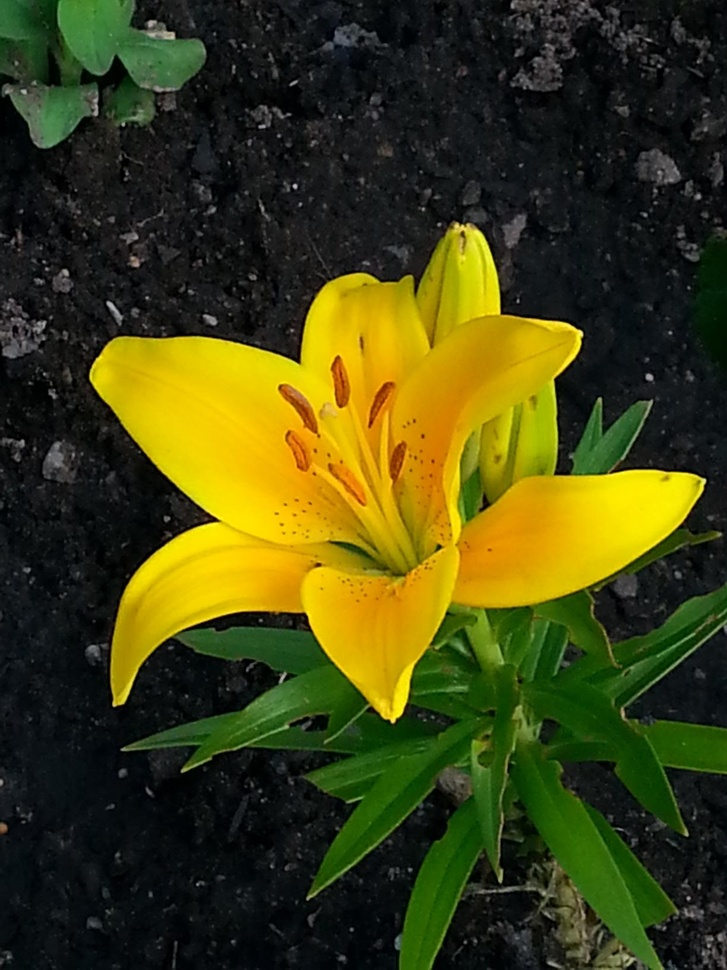
#> input picture week_10_image/yellowlily.jpg, 727 x 970 px, shrunk from 1224 x 1632 before the run, found by its file name
$ python exercise_2.py
#> lines starting #> are read from the running program, lines starting #| are printed output that depends on the picture
import cv2
import numpy as np
import matplotlib.pyplot as plt

image=cv2.imread(r'C:\lap_trinh\laptrinhpython\Tuan10_Anh\yellowlily.jpg')
#> image is the input picture: shape (970, 727, 3); mean B, G, R 18.1, 65.9, 65.5
image_rgb=cv2.cvtColor(image,cv2.COLOR_BGR2RGB)
R,G,B=cv2.split(image_rgb)
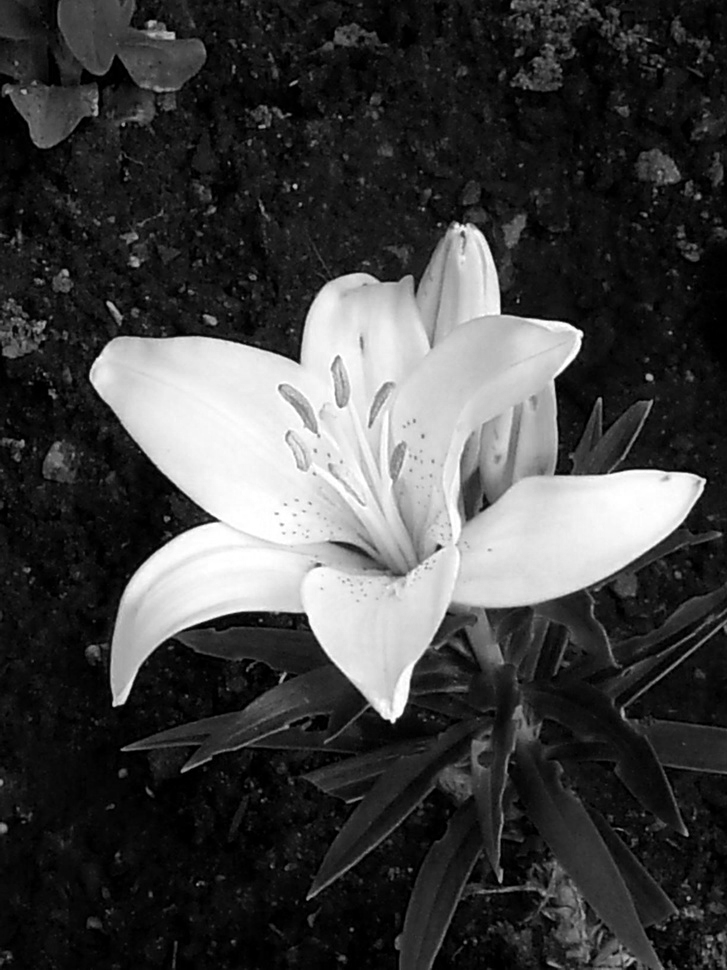
#> R: shape (970, 727); min 0, max 255, mean 65.5
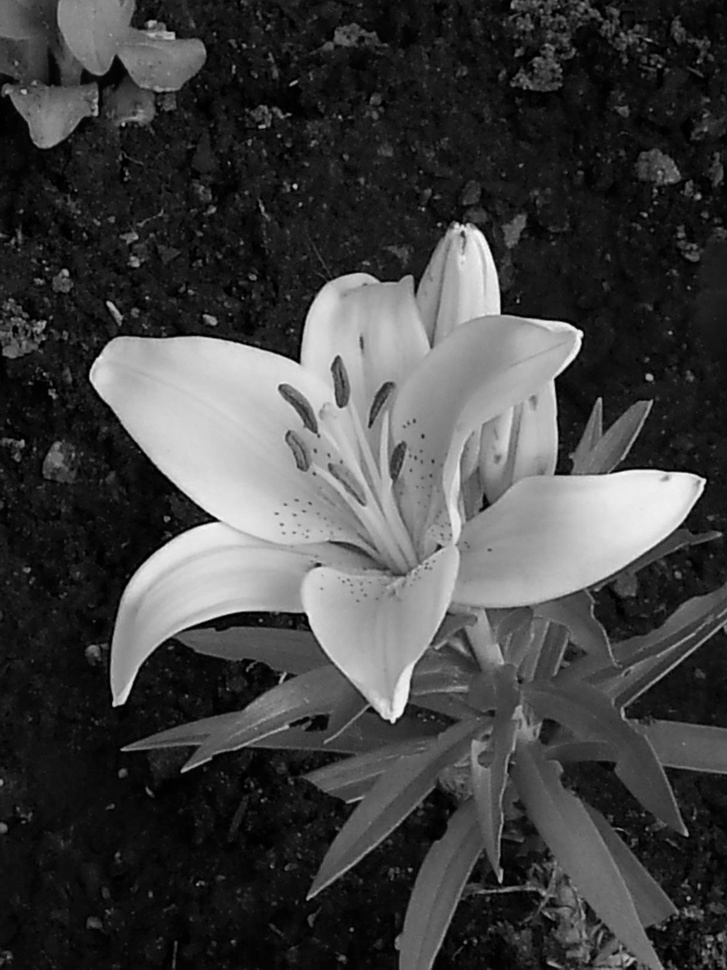
#> G: shape (970, 727); min 0, max 252, mean 65.9
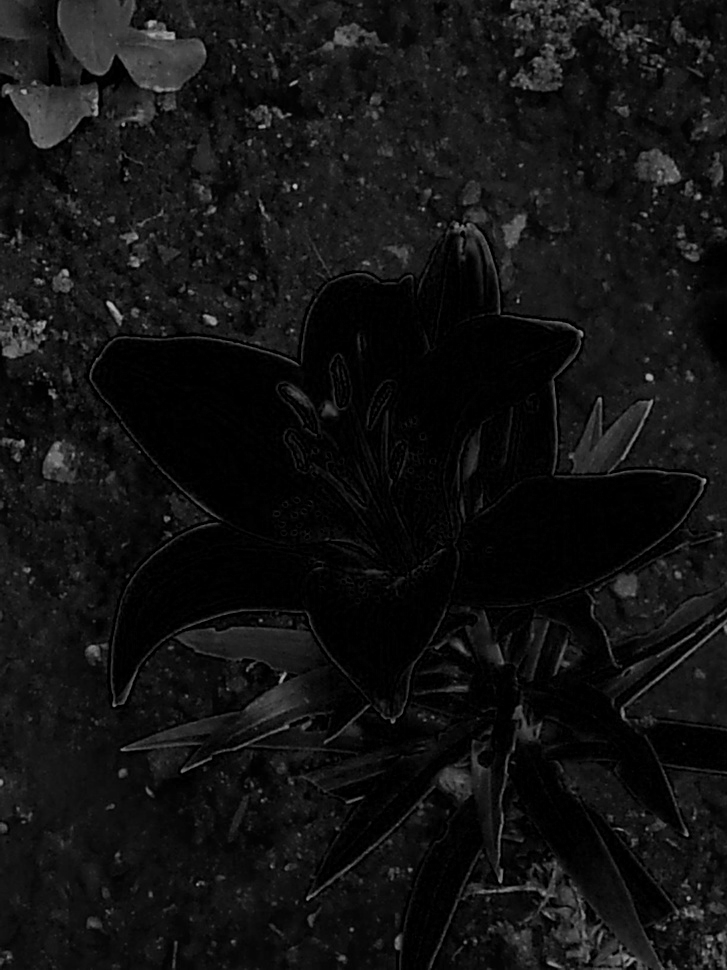
#> B: shape (970, 727); min 0, max 191, mean 18.1
gray = 0.299 * R + 0.587 * G + 0.114 * B
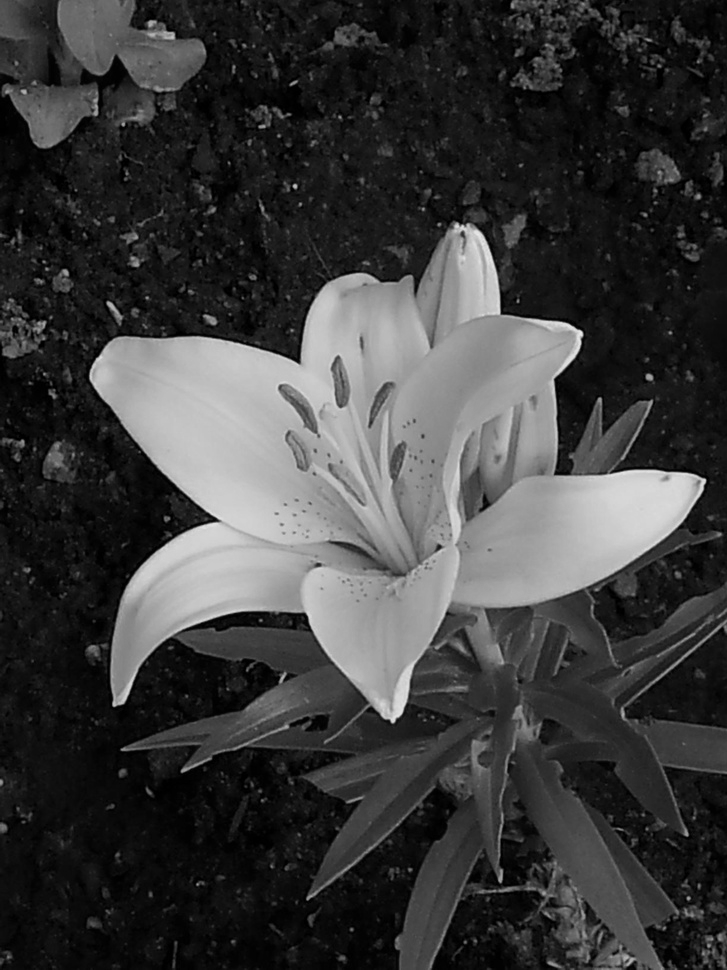
#> gray: shape (970, 727) float64; min 0, max 232.4, mean 60.3
gray = gray.astype(np.uint8)

# Hiển thị ảnh xám
plt.imshow(gray, cmap='gray')
plt.axis("off")
plt.title("Ảnh xám (tự tính)")
plt.show()

$ run again, with week_10_image/Messenger_creation_281ddf50-c1f9-4c54-bf94-135573988c99.jpeg copied over week_10_image/yellowlily.jpg
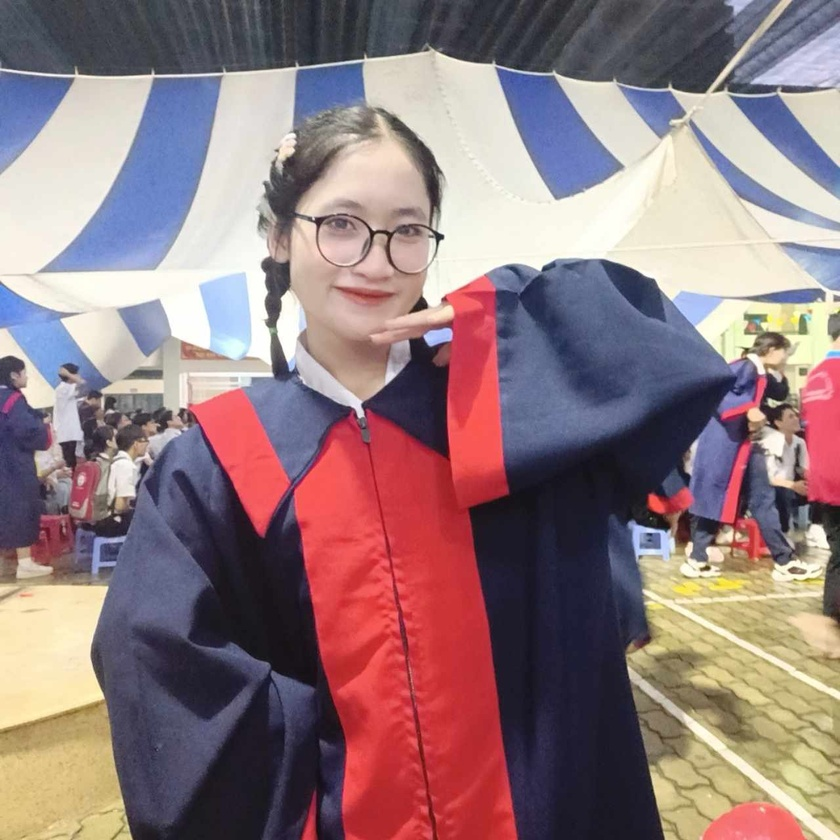
#> input picture week_10_image/Messenger_creation_281ddf50-c1f9-4c54-bf94-135573988c99.jpeg, 840 x 840 px, shrunk from 1280 x 1280 before the run, found by its file name
#> image is the input picture: shape (840, 840, 3); mean B, G, R 126.2, 122.3, 145.8
#> `R,G,B=cv2.split(image_rgb)`:
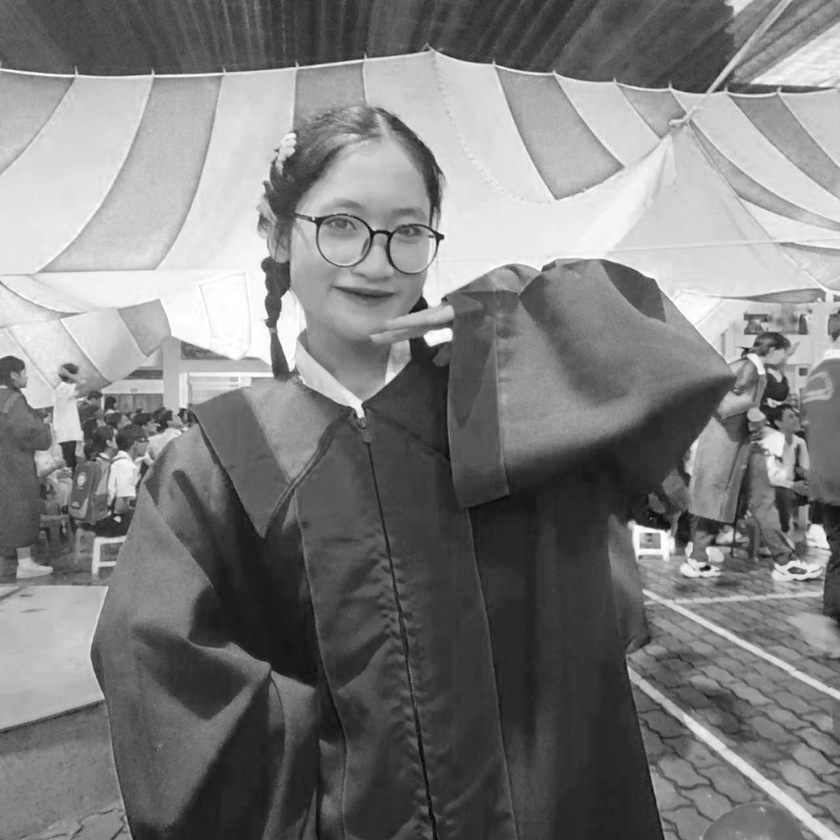
#> B: shape (840, 840); min 5, max 255, mean 126.2
#> `gray = 0.299 * R + 0.587 * G + 0.114 * B`:
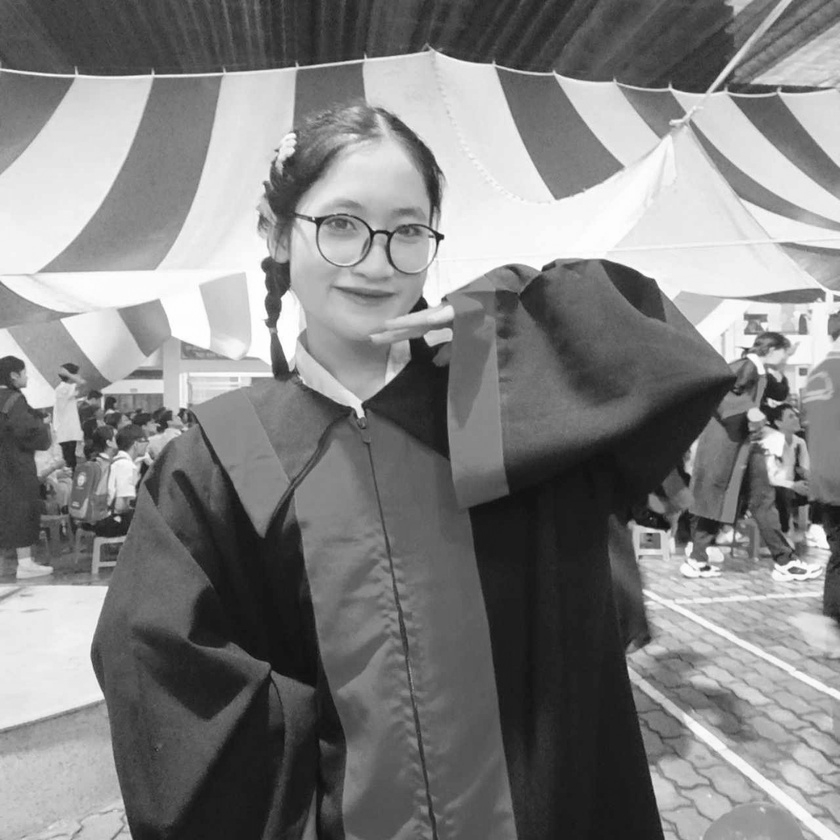
#> gray: shape (840, 840) float64; min 12.89, max 255, mean 129.8
